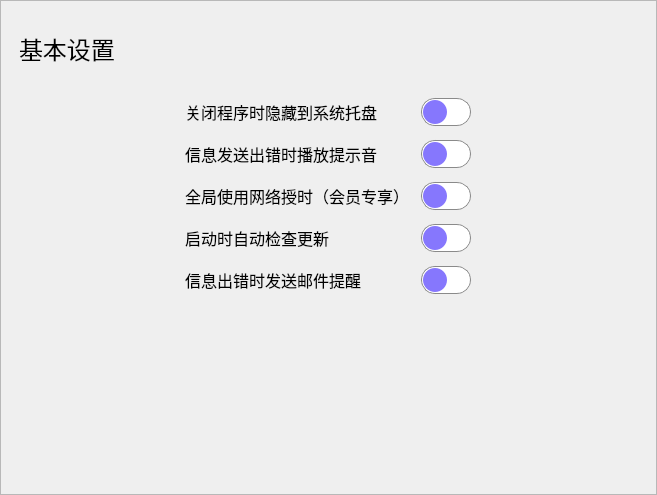
            <widget class="QWidget" name="page_1">
             <layout class="QVBoxLayout" name="verticalLayout">
              <property name="spacing">
               <number>12</number>
              </property>
              <property name="leftMargin">
               <number>0</number>
              </property>
              <property name="topMargin">
               <number>0</number>
              </property>
              <property name="rightMargin">
               <number>0</number>
              </property>
              <property name="bottomMargin">
               <number>0</number>
              </property>
              <item>
               <widget class="QFrame" name="frame_setting_1">
                <property name="minimumSize">
                 <size>
                  <width>657</width>
                  <height>495</height>
                 </size>
                </property>
                <property name="maximumSize">
                 <size>
                  <width>657</width>
                  <height>495</height>
                 </size>
                </property>
                <property name="styleSheet">
                 <string notr="true"/>
                </property>
                <property name="frameShape">
                 <enum>QFrame::StyledPanel</enum>
                </property>
                <property name="frameShadow">
                 <enum>QFrame::Raised</enum>
                </property>
                <layout class="QVBoxLayout" name="verticalLayout_3" stretch="0,1,1,1,1,1,0">
                 <property name="spacing">
                  <number>12</number>
                 </property>
                 <property name="leftMargin">
                  <number>18</number>
                 </property>
                 <property name="topMargin">
                  <number>12</number>
                 </property>
                 <property name="rightMargin">
                  <number>18</number>
                 </property>
                 <property name="bottomMargin">
                  <number>0</number>
                 </property>
                 <item>
                  <widget class="QLabel" name="label_setting_1">
                   <property name="minimumSize">
                    <size>
                     <width>0</width>
                     <height>72</height>
                    </size>
                   </property>
                   <property name="maximumSize">
                    <size>
                     <width>16777215</width>
                     <height>72</height>
                    </size>
                   </property>
                   <property name="font">
                    <font>
                     <family>微软雅黑</family>
                     <pointsize>18</pointsize>
                     <weight>50</weight>
                     <bold>false</bold>
                    </font>
                   </property>
                   <property name="styleSheet">
                    <string notr="true">QLabel {
    color: rgb(0, 0, 0);
}</string>
                   </property>
                   <property name="text">
                    <string>基本设置</string>
                   </property>
                  </widget>
                 </item>
                 <item>
                  <layout class="QHBoxLayout" name="horizontalLayout_24" stretch="0,0">
                   <property name="spacing">
                    <number>12</number>
                   </property>
                   <property name="sizeConstraint">
                    <enum>QLayout::SetDefaultConstraint</enum>
                   </property>
                   <property name="leftMargin">
                    <number>166</number>
                   </property>
                   <property name="rightMargin">
                    <number>166</number>
                   </property>
                   <item>
                    <widget class="QLabel" name="label_2">
                     <property name="maximumSize">
                      <size>
                       <width>16777215</width>
                       <height>16777215</height>
                      </size>
                     </property>
                     <property name="font">
                      <font>
                       <family>微软雅黑</family>
                       <pointsize>12</pointsize>
                      </font>
                     </property>
                     <property name="styleSheet">
                      <string notr="true">QLabel {
    color: rgb(0, 0, 0);
}</string>
                     </property>
                     <property name="text">
                      <string>关闭程序时隐藏到系统托盘</string>
                     </property>
                    </widget>
                   </item>
                   <item>
                    <widget class="QCheckBox" name="checkBox_close_option">
                     <property name="minimumSize">
                      <size>
                       <width>52</width>
                       <height>30</height>
                      </size>
                     </property>
                     <property name="maximumSize">
                      <size>
                       <width>52</width>
                       <height>30</height>
                      </size>
                     </property>
                     <property name="font">
                      <font>
                       <pointsize>12</pointsize>
                      </font>
                     </property>
                     <property name="styleSheet">
                      <string notr="true">QCheckBox {
    width: 18px;
    height: 14px;
    margin: 1px;
    border-radius: 14px;
    padding: 0;
    border: 1px solid #8a8a8a;
}

QCheckBox::indicator {
    width: 24px;
    height: 24px;
    border-radius: 12px;
    box-shadow: 0px 2px 5px 0px rgba(0, 0, 0, 0.3);
    position: absolute;
    top: 1px;
}

QCheckBox:unchecked {
    background-color: white;
}

QCheckBox:checked {
    background-color: qradialgradient(cx:0.5, cy:0.5, radius:1, fx:0.5, fy:0.5, stop:0.66 rgba(134, 119, 253, 255), stop:1 rgba(119, 111, 252, 255));
}

QCheckBox::indicator:unchecked {
    background: qradialgradient(cx:0.5, cy:0.5, radius:1, fx:0.5, fy:0.5, stop:0.66 rgba(134, 119, 253, 255), stop:1 rgba(119, 111, 252, 255));
    left: 1px;
}

QCheckBox::indicator:checked {
    background-color: white;
    left: 24px;
}</string>
                     </property>
                     <property name="text">
                      <string/>
                     </property>
                     <property name="icon">
                      <iconset>
                       <normaloff>:/buttom/img/buttom/F0_f-zero-key.svg</normaloff>:/buttom/img/buttom/F0_f-zero-key.svg</iconset>
                     </property>
                     <property name="checked">
                      <bool>false</bool>
                     </property>
                    </widget>
                   </item>
                  </layout>
                 </item>
                 <item>
                  <layout class="QHBoxLayout" name="horizontalLayout_23" stretch="0,0,0">
                   <property name="spacing">
                    <number>12</number>
                   </property>
                   <property name="leftMargin">
                    <number>166</number>
                   </property>
                   <property name="rightMargin">
                    <number>124</number>
                   </property>
                   <item>
                    <widget class="QLabel" name="label_3">
                     <property name="maximumSize">
                      <size>
                       <width>16777215</width>
                       <height>16777215</height>
                      </size>
                     </property>
                     <property name="font">
                      <font>
                       <family>微软雅黑</family>
                       <pointsize>12</pointsize>
                      </font>
                     </property>
                     <property name="styleSheet">
                      <string notr="true">QLabel {
    color: rgb(0, 0, 0);
}</string>
                     </property>
                     <property name="text">
                      <string>信息发送出错时播放提示音</string>
                     </property>
                    </widget>
                   </item>
                   <item>
                    <widget class="QCheckBox" name="checkBox_sound">
                     <property name="minimumSize">
                      <size>
                       <width>52</width>
                       <height>30</height>
                      </size>
                     </property>
                     <property name="maximumSize">
                      <size>
                       <width>52</width>
                       <height>30</height>
                      </size>
                     </property>
                     <property name="font">
                      <font>
                       <pointsize>12</pointsize>
                      </font>
                     </property>
                     <property name="styleSheet">
                      <string notr="true">QCheckBox {
    width: 18px;
    height: 14px;
    margin: 1px;
    border-radius: 14px;
    padding: 0;
    border: 1px solid #8a8a8a;
}

QCheckBox::indicator {
    width: 24px;
    height: 24px;
    border-radius: 12px;
    box-shadow: 0px 2px 5px 0px rgba(0, 0, 0, 0.3);
    position: absolute;
    top: 1px;
}

QCheckBox:unchecked {
    background-color: white;
}

QCheckBox:checked {
    background-color: qradialgradient(cx:0.5, cy:0.5, radius:1, fx:0.5, fy:0.5, stop:0.66 rgba(134, 119, 253, 255), stop:1 rgba(119, 111, 252, 255));
}

QCheckBox::indicator:unchecked {
    background: qradialgradient(cx:0.5, cy:0.5, radius:1, fx:0.5, fy:0.5, stop:0.66 rgba(134, 119, 253, 255), stop:1 rgba(119, 111, 252, 255));
    left: 1px;
}

QCheckBox::indicator:checked {
    background-color: white;
    left: 24px;
}</string>
                     </property>
                     <property name="text">
                      <string/>
                     </property>
                     <property name="icon">
                      <iconset>
                       <normaloff>:/buttom/img/buttom/F1_f-one-key.svg</normaloff>:/buttom/img/buttom/F1_f-one-key.svg</iconset>
                     </property>
                    </widget>
                   </item>
                   <item>
                    <widget class="QPushButton" name="pushButton_test_sound">
                     <property name="minimumSize">
                      <size>
                       <width>30</width>
                       <height>30</height>
                      </size>
                     </property>
                     <property name="maximumSize">
                      <size>
                       <width>30</width>
                       <height>30</height>
                      </size>
                     </property>
                     <property name="sizeIncrement">
                      <size>
                       <width>30</width>
                       <height>30</height>
                      </size>
                     </property>
                     <property name="baseSize">
                      <size>
                       <width>30</width>
                       <height>30</height>
                      </size>
                     </property>
                     <property name="styleSheet">
                      <string notr="true">color: rgb(199, 199, 199);
border:none;</string>
                     </property>
                     <property name="text">
                      <string/>
                     </property>
                     <property name="icon">
                      <iconset>
                       <normaloff>resources/img/setting/播放测试.svg</normaloff>resources/img/setting/播放测试.svg</iconset>
                     </property>
                     <property name="iconSize">
                      <size>
                       <width>28</width>
                       <height>28</height>
                      </size>
                     </property>
                    </widget>
                   </item>
                  </layout>
                 </item>
                 <item>
                  <layout class="QHBoxLayout" name="horizontalLayout_6" stretch="0,0">
                   <property name="spacing">
                    <number>12</number>
                   </property>
                   <property name="leftMargin">
                    <number>166</number>
                   </property>
                   <property name="rightMargin">
                    <number>166</number>
                   </property>
                   <item>
                    <widget class="QLabel" name="label_5">
                     <property name="maximumSize">
                      <size>
                       <width>16777215</width>
                       <height>16777215</height>
                      </size>
                     </property>
                     <property name="font">
                      <font>
                       <family>微软雅黑</family>
                       <pointsize>12</pointsize>
                      </font>
                     </property>
                     <property name="styleSheet">
                      <string notr="true">QLabel {
    color: rgb(0, 0, 0);
}</string>
                     </property>
                     <property name="text">
                      <string>全局使用网络授时（会员专享）</string>
                     </property>
                    </widget>
                   </item>
                   <item>
                    <widget class="QCheckBox" name="checkBox_net_time">
                     <property name="minimumSize">
                      <size>
                       <width>52</width>
                       <height>30</height>
                      </size>
                     </property>
                     <property name="maximumSize">
                      <size>
                       <width>52</width>
                       <height>30</height>
                      </size>
                     </property>
                     <property name="font">
                      <font>
                       <pointsize>12</pointsize>
                      </font>
                     </property>
                     <property name="styleSheet">
                      <string notr="true">QCheckBox {
    width: 18px;
    height: 14px;
    margin: 1px;
    border-radius: 14px;
    padding: 0;
    border: 1px solid #8a8a8a;
}

QCheckBox::indicator {
    width: 24px;
    height: 24px;
    border-radius: 12px;
    box-shadow: 0px 2px 5px 0px rgba(0, 0, 0, 0.3);
    position: absolute;
    top: 1px;
}

QCheckBox:unchecked {
    background-color: white;
}

QCheckBox:checked {
    background-color: qradialgradient(cx:0.5, cy:0.5, radius:1, fx:0.5, fy:0.5, stop:0.66 rgba(134, 119, 253, 255), stop:1 rgba(119, 111, 252, 255));
}

QCheckBox::indicator:unchecked {
    background: qradialgradient(cx:0.5, cy:0.5, radius:1, fx:0.5, fy:0.5, stop:0.66 rgba(134, 119, 253, 255), stop:1 rgba(119, 111, 252, 255));
    left: 1px;
}

QCheckBox::indicator:checked {
    background-color: white;
    left: 24px;
}</string>
                     </property>
                     <property name="text">
                      <string/>
                     </property>
                     <property name="icon">
                      <iconset>
                       <normaloff>:/buttom/img/buttom/F2_f-two-key.svg</normaloff>:/buttom/img/buttom/F2_f-two-key.svg</iconset>
                     </property>
                    </widget>
                   </item>
                  </layout>
                 </item>
                 <item>
                  <layout class="QHBoxLayout" name="horizontalLayout_5" stretch="0,0">
                   <property name="spacing">
                    <number>12</number>
                   </property>
                   <property name="leftMargin">
                    <number>166</number>
                   </property>
                   <property name="rightMargin">
                    <number>166</number>
                   </property>
                   <item>
                    <widget class="QLabel" name="label_6">
                     <property name="maximumSize">
                      <size>
                       <width>16777215</width>
                       <height>16777215</height>
                      </size>
                     </property>
                     <property name="font">
                      <font>
                       <family>微软雅黑</family>
                       <pointsize>12</pointsize>
                      </font>
                     </property>
                     <property name="styleSheet">
                      <string notr="true">QLabel {
    color: rgb(0, 0, 0);
}</string>
                     </property>
                     <property name="text">
                      <string>启动时自动检查更新</string>
                     </property>
                    </widget>
                   </item>
                   <item>
                    <widget class="QCheckBox" name="checkBox_updata">
                     <property name="minimumSize">
                      <size>
                       <width>52</width>
                       <height>30</height>
                      </size>
                     </property>
                     <property name="maximumSize">
                      <size>
                       <width>52</width>
                       <height>30</height>
                      </size>
                     </property>
                     <property name="font">
                      <font>
                       <pointsize>12</pointsize>
                      </font>
                     </property>
                     <property name="styleSheet">
                      <string notr="true">QCheckBox {
    width: 18px;
    height: 14px;
    margin: 1px;
    border-radius: 14px;
    padding: 0;
    border: 1px solid #8a8a8a;
}

QCheckBox::indicator {
    width: 24px;
    height: 24px;
    border-radius: 12px;
    box-shadow: 0px 2px 5px 0px rgba(0, 0, 0, 0.3);
    position: absolute;
    top: 1px;
}

QCheckBox:unchecked {
    background-color: white;
}

QCheckBox:checked {
    background-color: qradialgradient(cx:0.5, cy:0.5, radius:1, fx:0.5, fy:0.5, stop:0.66 rgba(134, 119, 253, 255), stop:1 rgba(119, 111, 252, 255));
}

QCheckBox::indicator:unchecked {
    background: qradialgradient(cx:0.5, cy:0.5, radius:1, fx:0.5, fy:0.5, stop:0.66 rgba(134, 119, 253, 255), stop:1 rgba(119, 111, 252, 255));
    left: 1px;
}

QCheckBox::indicator:checked {
    background-color: white;
    left: 24px;
}</string>
                     </property>
                     <property name="text">
                      <string/>
                     </property>
                     <property name="icon">
                      <iconset>
                       <normaloff>:/buttom/img/buttom/F4_f-four-key.svg</normaloff>:/buttom/img/buttom/F4_f-four-key.svg</iconset>
                     </property>
                    </widget>
                   </item>
                  </layout>
                 </item>
                 <item>
                  <layout class="QHBoxLayout" name="horizontalLayout_19" stretch="0,0">
                   <property name="spacing">
                    <number>12</number>
                   </property>
                   <property name="leftMargin">
                    <number>166</number>
                   </property>
                   <property name="rightMargin">
                    <number>166</number>
                   </property>
                   <item>
                    <widget class="QLabel" name="label_7">
                     <property name="font">
                      <font>
                       <family>微软雅黑</family>
                       <pointsize>12</pointsize>
                      </font>
                     </property>
                     <property name="styleSheet">
                      <string notr="true">QLabel {
    color: rgb(0, 0, 0);
}</string>
                     </property>
                     <property name="text">
                      <string>信息出错时发送邮件提醒</string>
                     </property>
                    </widget>
                   </item>
                   <item>
                    <widget class="QCheckBox" name="checkBox_Email">
                     <property name="minimumSize">
                      <size>
                       <width>52</width>
                       <height>30</height>
                      </size>
                     </property>
                     <property name="maximumSize">
                      <size>
                       <width>52</width>
                       <height>30</height>
                      </size>
                     </property>
                     <property name="font">
                      <font>
                       <pointsize>12</pointsize>
                      </font>
                     </property>
                     <property name="styleSheet">
                      <string notr="true">QCheckBox {
    width: 18px;
    height: 14px;
    margin: 1px;
    border-radius: 14px;
    padding: 0;
    border: 1px solid #8a8a8a;
}

QCheckBox::indicator {
    width: 24px;
    height: 24px;
    border-radius: 12px;
    box-shadow: 0px 2px 5px 0px rgba(0, 0, 0, 0.3);
    position: absolute;
    top: 1px;
}

QCheckBox:unchecked {
    background-color: white;
}

QCheckBox:checked {
    background-color: qradialgradient(cx:0.5, cy:0.5, radius:1, fx:0.5, fy:0.5, stop:0.66 rgba(134, 119, 253, 255), stop:1 rgba(119, 111, 252, 255));
}

QCheckBox::indicator:unchecked {
    background: qradialgradient(cx:0.5, cy:0.5, radius:1, fx:0.5, fy:0.5, stop:0.66 rgba(134, 119, 253, 255), stop:1 rgba(119, 111, 252, 255));
    left: 1px;
}

QCheckBox::indicator:checked {
    background-color: white;
    left: 24px;
}</string>
                     </property>
                     <property name="text">
                      <string/>
                     </property>
                     <property name="icon">
                      <iconset>
                       <normaloff>:/buttom/img/buttom/F4_f-four-key.svg</normaloff>:/buttom/img/buttom/F4_f-four-key.svg</iconset>
                     </property>
                    </widget>
                   </item>
                  </layout>
                 </item>
                 <item>
                  <spacer name="verticalSpacer_2">
                   <property name="orientation">
                    <enum>Qt::Vertical</enum>
                   </property>
                   <property name="sizeHint" stdset="0">
                    <size>
                     <width>20</width>
                     <height>40</height>
                    </size>
                   </property>
                  </spacer>
                 </item>
                </layout>
               </widget>
              </item>
             </layout>
            </widget>
